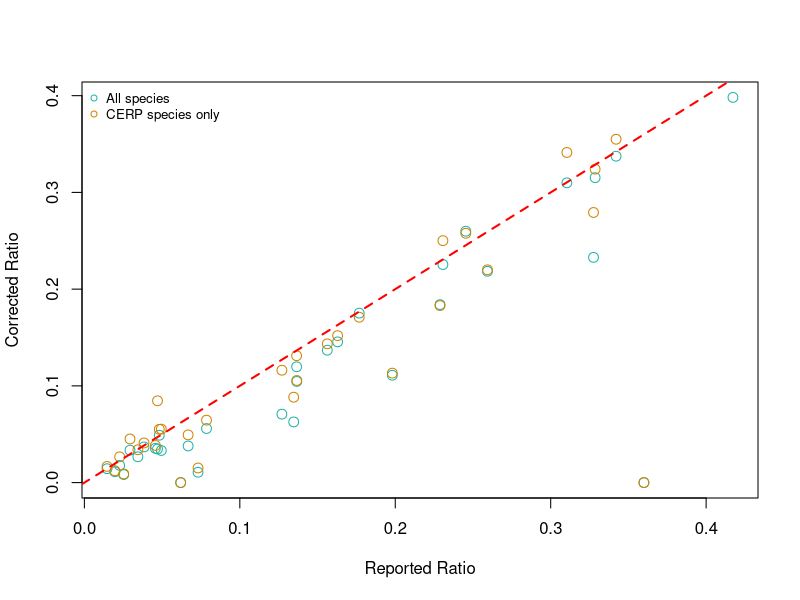
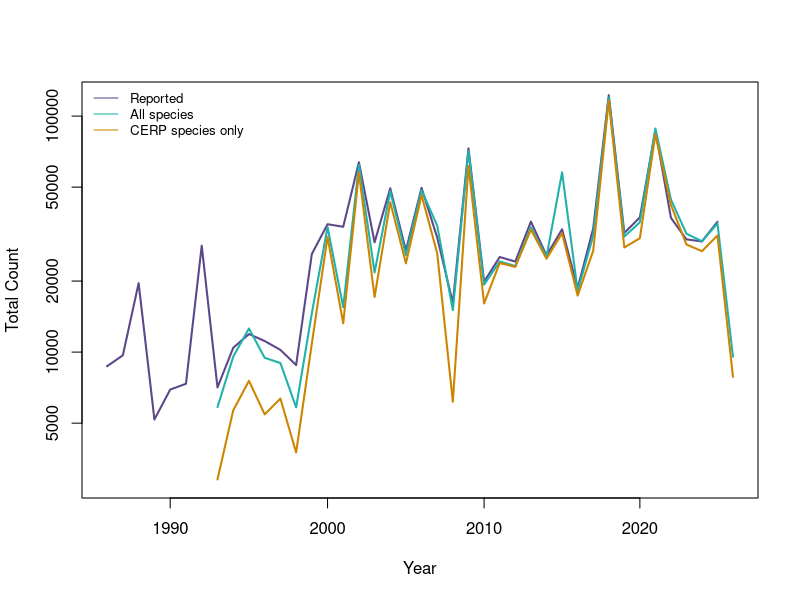
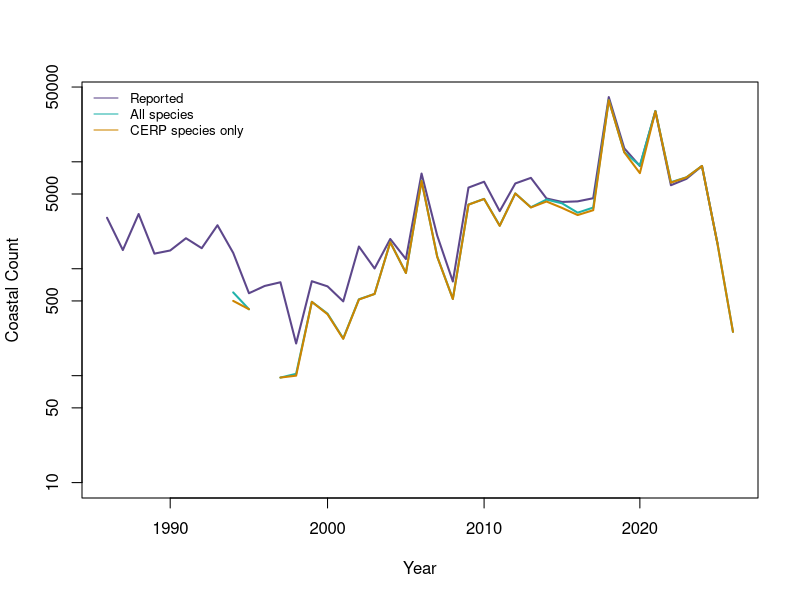
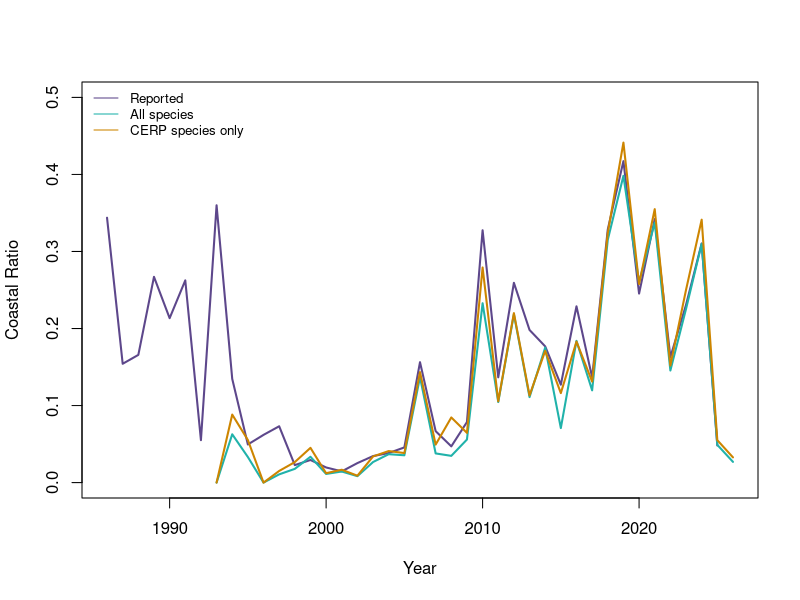

R code for these plots, in order:
library(dplyr)
library(tidyr)

colonies <- read.csv("SiteandMethods/colonies.csv") %>%     
  mutate(group_id = as.numeric(group_id),
         latitude = as.numeric(latitude),
         longitude = as.numeric(longitude))

counts <- read.csv("Counts/maxcounts.csv")
coastal_nesting <- read.csv("Indicators/coastal_nesting.csv") %>%
  rename(total_reported = total,
         coastal_reported = coastal,
         proportion_reported = proportion)

count_total <- counts %>% left_join(colonies, by = join_by(group_id, colony)) %>% group_by(year) %>%
  filter(region!="other") %>% summarise(sum(count)) %>% rename(total = "sum(count)")
coastal_total <- counts %>% group_by(year) %>% left_join(colonies, by = join_by(group_id, colony)) %>%
  filter(subregion=="coastalenp") %>% summarise(sum(count)) %>% rename(coastal = "sum(count)")

count_total_cerp <- counts %>% left_join(colonies, by = join_by(group_id, colony)) %>%
  filter(region!="other", species %in% c("greg","rosp","sneg","whib","wost")) %>%
  group_by(year) %>% summarise(sum(count)) %>% rename(total_cerp = "sum(count)")
coastal_total_cerp <- counts %>% filter(species %in% c("greg","rosp","sneg","whib","wost")) %>%
  group_by(year) %>% left_join(colonies, by = join_by(group_id, colony)) %>% 
  filter(subregion=="coastalenp") %>% 
  summarise(sum(count)) %>% rename(coastal_cerp = "sum(count)")

coastal_ratio <- count_total %>%
  full_join(coastal_total) %>%
  full_join(count_total_cerp) %>%
  full_join(coastal_total_cerp) %>%
  mutate(across(where(is.numeric), ~ replace_na(., 0)),
         proportion = coastal/total,
         proportion_cerp = coastal_cerp/total_cerp) %>%
  full_join(coastal_nesting) %>%
  arrange(year)

options(scipen = 999)

plot(coastal_ratio$proportion_reported,coastal_ratio$proportion, col = 'lightseagreen', cex=1.3,
     xlab = "Reported Ratio", ylab = "Corrected Ratio")
points(coastal_ratio$proportion_reported,coastal_ratio$proportion_cerp, col = 'orange3', cex=1.3)
abline(a = c(0,1), col='red', lty=2,lwd=2)
legend("topleft", 
       legend = c("All species","CERP species only"), 
       col = c("lightseagreen","orange3"), 
       pch = 1,
       bty = "n",
       cex = .8)

plot(coastal_ratio$year,coastal_ratio$total_reported,col="mediumpurple4",type="l",log="xy",lwd=2,
     xlab = "Year", ylab = "Total Count", ylim = c(2800,120000))
lines(coastal_ratio$year,coastal_ratio$total,col="lightseagreen",lwd=2)
lines(coastal_ratio$year,coastal_ratio$total_cerp,col="orange3",lwd=2)
legend("topleft", 
       legend = c("Reported","All species","CERP species only"), 
       col = c("mediumpurple4","lightseagreen","orange3"), 
       lty = 1,
       bty = "n",
       cex = .8)

plot(coastal_ratio$year,coastal_ratio$coastal_reported,col="mediumpurple4",type="l",log="xy",lwd=2,
     xlab = "Year", ylab = "Coastal Count", ylim = c(10,40000))
lines(coastal_ratio$year,coastal_ratio$coastal,col="lightseagreen",lwd=2)
lines(coastal_ratio$year,coastal_ratio$coastal_cerp,col="orange3",lwd=2)
legend("topleft", 
       legend = c("Reported","All species","CERP species only"), 
       col = c("mediumpurple4","lightseagreen","orange3"), 
       lty = 1,
       bty = "n",
       cex = .8)

plot(coastal_ratio$year,coastal_ratio$proportion_reported,col="mediumpurple4",type="l",lwd=2,
     xlab = "Year", ylab = "Coastal Ratio", ylim = c(0,.5))
lines(coastal_ratio$year,coastal_ratio$proportion,col="lightseagreen",lwd=2)
lines(coastal_ratio$year,coastal_ratio$proportion_cerp,col="orange3",lwd=2)
legend("topleft", 
       legend = c("Reported","All species","CERP species only"), 
       col = c("mediumpurple4","lightseagreen","orange3"), 
       lty = 1,
       bty = "n",
       cex = .8)
